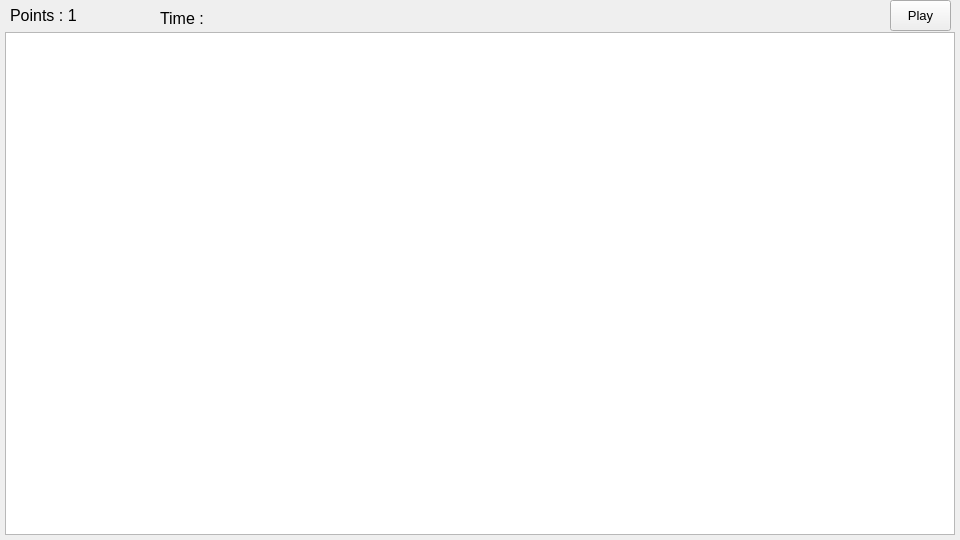
<?xml version="1.0" encoding="UTF-8"?>
<ui version="4.0">
 <class>MainWindow</class>
 <widget class="QMainWindow" name="MainWindow">
  <property name="geometry">
   <rect>
    <x>0</x>
    <y>0</y>
    <width>960</width>
    <height>540</height>
   </rect>
  </property>
  <property name="minimumSize">
   <size>
    <width>960</width>
    <height>540</height>
   </size>
  </property>
  <property name="maximumSize">
   <size>
    <width>960</width>
    <height>540</height>
   </size>
  </property>
  <property name="windowTitle">
   <string>Snake 2</string>
  </property>
  <widget class="QWidget" name="centralwidget">
   <property name="minimumSize">
    <size>
     <width>960</width>
     <height>540</height>
    </size>
   </property>
   <property name="maximumSize">
    <size>
     <width>960</width>
     <height>540</height>
    </size>
   </property>
   <widget class="QPushButton" name="playButton">
    <property name="geometry">
     <rect>
      <x>890</x>
      <y>0</y>
      <width>61</width>
      <height>31</height>
     </rect>
    </property>
    <property name="font">
     <font>
      <pointsize>10</pointsize>
     </font>
    </property>
    <property name="text">
     <string>Play</string>
    </property>
   </widget>
   <widget class="QGraphicsView" name="graphicsView">
    <property name="geometry">
     <rect>
      <x>5</x>
      <y>32</y>
      <width>950</width>
      <height>503</height>
     </rect>
    </property>
    <property name="minimumSize">
     <size>
      <width>950</width>
      <height>503</height>
     </size>
    </property>
    <property name="maximumSize">
     <size>
      <width>950</width>
      <height>503</height>
     </size>
    </property>
   </widget>
   <widget class="QLabel" name="snake_length">
    <property name="geometry">
     <rect>
      <x>10</x>
      <y>0</y>
      <width>171</width>
      <height>31</height>
     </rect>
    </property>
    <property name="font">
     <font>
      <pointsize>12</pointsize>
     </font>
    </property>
    <property name="text">
     <string>Points : 1</string>
    </property>
   </widget>
   <widget class="QLabel" name="timer">
    <property name="geometry">
     <rect>
      <x>160</x>
      <y>10</y>
      <width>71</width>
      <height>16</height>
     </rect>
    </property>
    <property name="font">
     <font>
      <pointsize>12</pointsize>
     </font>
    </property>
    <property name="text">
     <string>Time :</string>
    </property>
   </widget>
  </widget>
 </widget>
 <resources/>
 <connections/>
</ui>
